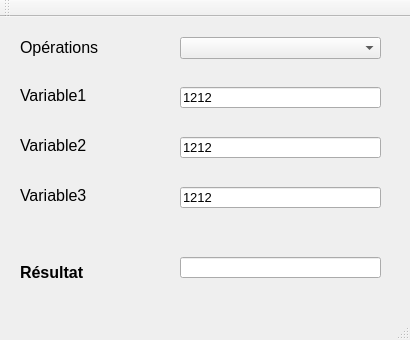
<?xml version="1.0" encoding="UTF-8"?>
<ui version="4.0">
 <class>MainWindow</class>
 <widget class="QMainWindow" name="MainWindow">
  <property name="geometry">
   <rect>
    <x>0</x>
    <y>0</y>
    <width>410</width>
    <height>340</height>
   </rect>
  </property>
  <property name="windowTitle">
   <string>MainWindow</string>
  </property>
  <widget class="QWidget" name="centralWidget">
   <widget class="QLineEdit" name="variable1LE">
    <property name="geometry">
     <rect>
      <x>180</x>
      <y>70</y>
      <width>201</width>
      <height>21</height>
     </rect>
    </property>
    <property name="font">
     <font>
      <pointsize>10</pointsize>
     </font>
    </property>
    <property name="text">
     <string>1212</string>
    </property>
   </widget>
   <widget class="QComboBox" name="operationsCB">
    <property name="geometry">
     <rect>
      <x>180</x>
      <y>20</y>
      <width>201</width>
      <height>22</height>
     </rect>
    </property>
   </widget>
   <widget class="QLineEdit" name="variable2LE">
    <property name="geometry">
     <rect>
      <x>180</x>
      <y>120</y>
      <width>201</width>
      <height>21</height>
     </rect>
    </property>
    <property name="font">
     <font>
      <pointsize>10</pointsize>
     </font>
    </property>
    <property name="text">
     <string>1212</string>
    </property>
   </widget>
   <widget class="QLineEdit" name="variable3LE">
    <property name="geometry">
     <rect>
      <x>180</x>
      <y>170</y>
      <width>201</width>
      <height>21</height>
     </rect>
    </property>
    <property name="font">
     <font>
      <pointsize>10</pointsize>
     </font>
    </property>
    <property name="text">
     <string>1212</string>
    </property>
   </widget>
   <widget class="QLabel" name="label">
    <property name="geometry">
     <rect>
      <x>20</x>
      <y>20</y>
      <width>81</width>
      <height>21</height>
     </rect>
    </property>
    <property name="font">
     <font>
      <pointsize>12</pointsize>
     </font>
    </property>
    <property name="text">
     <string>Opérations</string>
    </property>
   </widget>
   <widget class="QLabel" name="label_2">
    <property name="geometry">
     <rect>
      <x>20</x>
      <y>70</y>
      <width>71</width>
      <height>16</height>
     </rect>
    </property>
    <property name="font">
     <font>
      <pointsize>12</pointsize>
     </font>
    </property>
    <property name="text">
     <string>Variable1</string>
    </property>
   </widget>
   <widget class="QLabel" name="label_3">
    <property name="geometry">
     <rect>
      <x>20</x>
      <y>120</y>
      <width>71</width>
      <height>16</height>
     </rect>
    </property>
    <property name="font">
     <font>
      <pointsize>12</pointsize>
     </font>
    </property>
    <property name="text">
     <string>Variable2</string>
    </property>
   </widget>
   <widget class="QLabel" name="label_4">
    <property name="geometry">
     <rect>
      <x>20</x>
      <y>170</y>
      <width>71</width>
      <height>16</height>
     </rect>
    </property>
    <property name="font">
     <font>
      <pointsize>12</pointsize>
     </font>
    </property>
    <property name="text">
     <string>Variable3</string>
    </property>
   </widget>
   <widget class="QLabel" name="label_5">
    <property name="geometry">
     <rect>
      <x>20</x>
      <y>240</y>
      <width>91</width>
      <height>31</height>
     </rect>
    </property>
    <property name="font">
     <font>
      <pointsize>12</pointsize>
      <weight>75</weight>
      <bold>true</bold>
     </font>
    </property>
    <property name="text">
     <string>Résultat</string>
    </property>
   </widget>
   <widget class="QLineEdit" name="resultLE">
    <property name="geometry">
     <rect>
      <x>180</x>
      <y>240</y>
      <width>201</width>
      <height>21</height>
     </rect>
    </property>
    <property name="font">
     <font>
      <pointsize>12</pointsize>
      <weight>75</weight>
      <bold>true</bold>
     </font>
    </property>
    <property name="readOnly">
     <bool>true</bool>
    </property>
   </widget>
  </widget>
  <widget class="QMenuBar" name="menuBar">
   <property name="geometry">
    <rect>
     <x>0</x>
     <y>0</y>
     <width>410</width>
     <height>21</height>
    </rect>
   </property>
  </widget>
  <widget class="QToolBar" name="mainToolBar">
   <attribute name="toolBarArea">
    <enum>TopToolBarArea</enum>
   </attribute>
   <attribute name="toolBarBreak">
    <bool>false</bool>
   </attribute>
  </widget>
  <widget class="QStatusBar" name="statusBar"/>
 </widget>
 <layoutdefault spacing="6" margin="11"/>
 <resources/>
 <connections/>
</ui>
